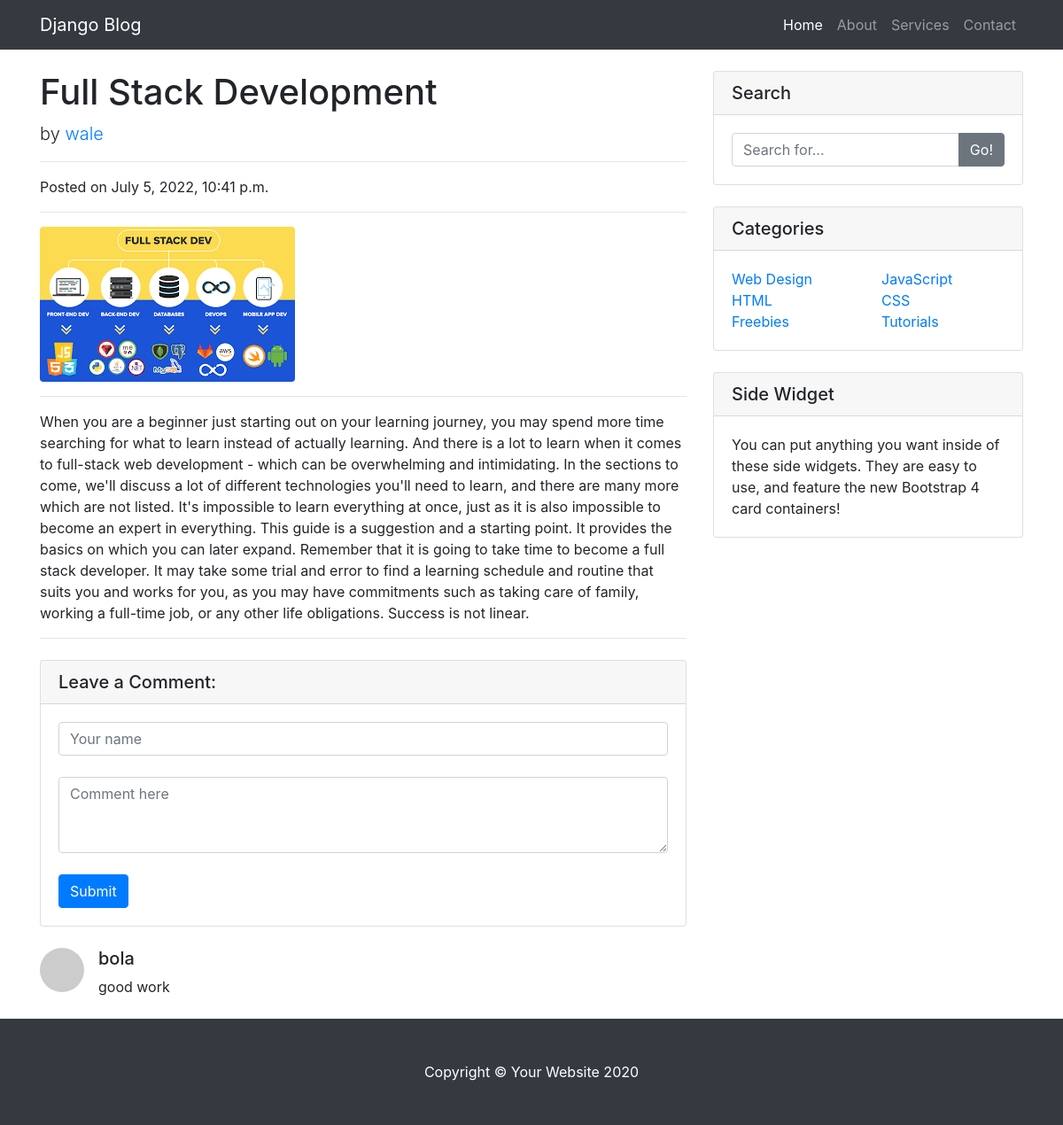
Screenshot of /blog/full-stack-development with the database file from the repository.
### base/models.py (models this page shows, shortened)
class Blog_Post(models.Model):
    image = models.ImageField(upload_to = 'img')
    title = models.CharField(max_length = 200)
    body = models.TextField()
    slug = models.SlugField()
    writer = models.ForeignKey(User, on_delete = models.CASCADE)
    create_on = models.DateTimeField(auto_now=True)

class Comment(models.Model):
    commenter = models.CharField(max_length = 50)
    body = models.TextField()
    post = models.ForeignKey(Blog_Post, on_delete= models.CASCADE, related_name='comments')

### base/views.py (the view)
# urls.py: path('<str:slug>', views.blog_detailView, name = 'blog_detail' )
def blog_detailView(request, slug):
    post = Blog_Post.objects.get(slug = slug)
    comments = post.comments.all()
    new_comment = None
    if request.method == 'POST':
        form = CommentForm(request.POST)
        if form.is_valid():
            new_comment = form.save(commit=False)
            new_comment.post = post
            new_comment.save()
            return HttpResponseRedirect(reverse('blog_detail', args = [str(post.slug)]))
    else:
        form = CommentForm()
    return render(request, 'blog_detail.html', {'post': post,
     'form': form, 'comments':comments, 'new_comment': new_comment})

### base/forms.py
class CommentForm(forms.ModelForm):
    commenter = forms.CharField(max_length=100, widget=forms.TextInput(attrs={
        'class': 'form-control', 'placeholder':'Your name'
    }))
    body = forms.CharField(max_length=100, widget = forms.Textarea(attrs={
        'class': 'form-control', 'placeholder': 'Comment here', 'rows': 3
    }))
    class Meta:
        model = Comment
        fields = ['commenter', 'body']

### base/templates/blog_detail.html (shortened to what this page needs)
{% extends 'base.html' %}
  {% block content %}
  <div class="container">
    <div class="row">
      <div class="col-lg-8">
        <h1 class="mt-4">{{post.title}}</h1>
        <p class="lead">
          by
          <a href="#">{{post.writer}}</a>
        </p>
        <hr>
        <p>Posted on {{post.create_on}} </p>
        <hr>
        <img class="img-fluid rounded" src="{{post.image.url}}" alt="">
        <hr>
        <p>{{post.body}}</p>
        <hr>
        <div class="card my-4">
          <h5 class="card-header">Leave a Comment:</h5>
          <div class="card-body">
            <form method="POST">
              {{form.commenter}}<br>
              {{form.body}}<br>
              <button type="submit" class="btn btn-primary">Submit</button>
            </form>
          </div>
        </div>
        {% for comment in comments %}
        <div class="media mb-4">
          <img class="d-flex mr-3 rounded-circle" src="http://placehold.it/50x50" alt="">
          <div class="media-body">
            <h5 class="mt-0">{{comment.commenter}}</h5>
           {{comment.body}}
          </div>
        </div>
        {% endfor %}
      </div>
{% endblock content %}

### static/css/blog-home.css (style rules this page uses)
body { padding-top: 56px; }

### rows the page displays
Blog_Post: title "Full Stack Development", writer "wale", create_on "July 5, 2022, 10:41 p.m.", image (picture), body "When you are a beginner just starting out on your learning journey, you may spend more time searching for what to learn instead of actually learning. And there is a lot to learn when it comes to full-stack web development - which can be overwhelming and intimidating. In the sections to come, we'll discuss a lot of different technologies you'll need to learn, and there are many more which are not listed. It's impossible to learn everything at once, just as it is also impossible to become an expert in everything. This guide is a suggestion and a starting point. It provides the basics on which you can later expand. Remember that it is going to take time to become a full stack developer. It may…"
Comment: commenter "bola", body "good work"
